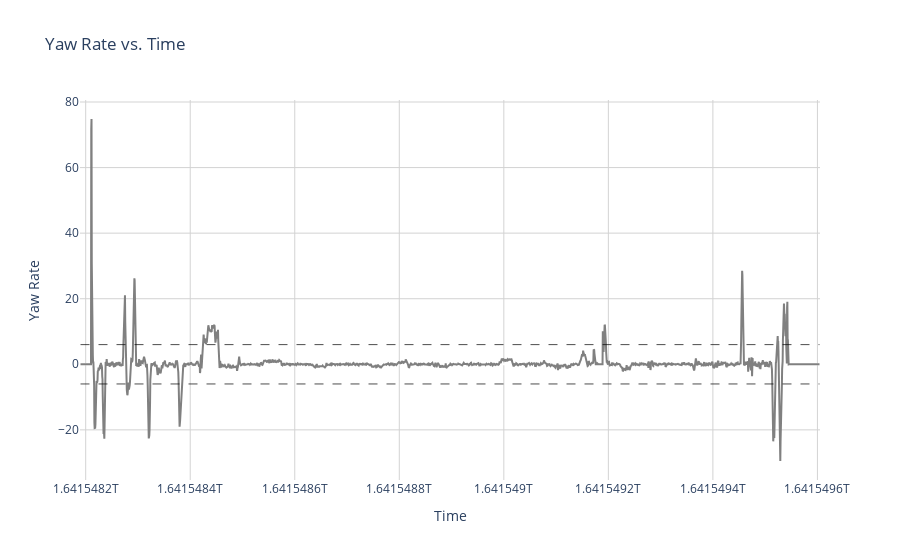

Source (notebook cell):
### Code cell
import plotly.graph_objects as go

# Create a line plot
fig = go.Figure()

# Add line trace for yawrate
fig.add_trace(go.Scatter(x=dm['timestamp'], y=dm['yawrate'], mode='lines', line=dict(color='gray', width=2), name='Brake Status'))

# Add vertical lines at y=6 and y=-6
fig.add_shape(type='line', x0=dm['timestamp'].iloc[0], y0=6, x1=dm['timestamp'].iloc[-1], y1=6, line=dict(color='black', width=1, dash='dash'), opacity=0.7)
fig.add_shape(type='line', x0=dm['timestamp'].iloc[0], y0=-6, x1=dm['timestamp'].iloc[-1], y1=-6, line=dict(color='black', width=1, dash='dash'), opacity=0.7)

# Update layout
fig.update_layout(title='Yaw Rate vs. Time', xaxis_title='Time', yaxis_title='Yaw Rate', legend=dict(title='Brake Status', font=dict(size=12)), 
                  plot_bgcolor='white', xaxis=dict(showgrid=True, gridcolor='lightgray'), yaxis=dict(showgrid=True, gridcolor='lightgray'))

# Show plot
fig.show()

### Figure 1 — Plotly figure (JSON) as saved in the notebook; plotly's stock layout.template omitted (floating-point values rounded to 4 significant figures; data arrays with more than 128 entries replaced by an {"elided": "..."} marker saying what was removed)
{"data": [{"line": {"color": "gray", "width": 2}, "mode": "lines", "name": "Brake Status", "type": "scatter", "x": {"elided": "2828 int values"}, "y": {"elided": "2828 float values"}}], "layout": {"legend": {"font": {"size": 12}, "title": {"text": "Brake Status"}}, "plot_bgcolor": "white", "shapes": [{"line": {"color": "black", "dash": "dash", "width": 1}, "opacity": 0.7, "type": "line", "x0": 1641548190072, "x1": 1641549603962, "y0": 6, "y1": 6}, {"line": {"color": "black", "dash": "dash", "width": 1}, "opacity": 0.7, "type": "line", "x0": 1641548190072, "x1": 1641549603962, "y0": -6, "y1": -6}], "title": {"text": "Yaw Rate vs. Time"}, "xaxis": {"gridcolor": "lightgray", "showgrid": true, "title": {"text": "Time"}}, "yaxis": {"gridcolor": "lightgray", "showgrid": true, "title": {"text": "Yaw Rate"}}}}
